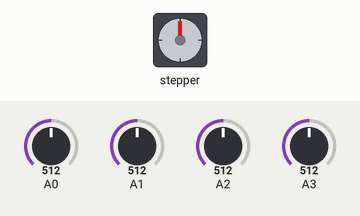
The sketch below on a simulated Arduino Uno, built with avr-gcc and run on an emulated ATmega328P. Parts: stepper motor. Wiring (inferred from the names in the program): stepper motor driver (200 steps per turn assumed): step pin 5; direction pin 4. Inputs (shaded band) come from the test bench; at power-on: A0 = 512, A1 = 512, A2 = 512, A3 = 512.

Above: at 0.05 s.
At 0.9 s:
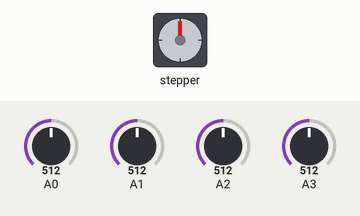
At 1.55 s:
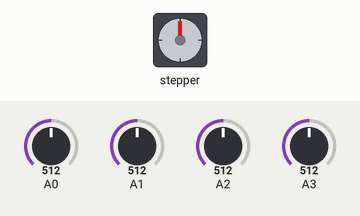
At 3.15 s:
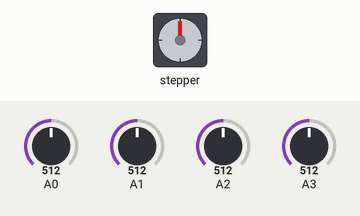
Timing chart, 0 to 7.4 s (numbered marks = the images above):
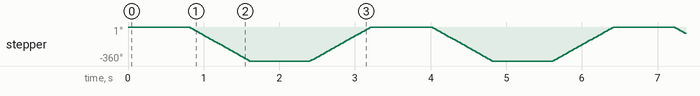

The sketch:

touch_motors.ino
```cpp
const int dirPin1 = 2;  // Direction
const int stepPin1 = 3; // Step
const int dirPin2 = 4;  // Direction
const int stepPin2 = 5; // Step


// Motor steps per rotation
const int STEPS_PER_REV = 200;

int thresholdValue=400;
void setup() {
  // put your setup code here, to run once:
   Serial.begin(9600);
   pinMode(stepPin1, OUTPUT);
   pinMode(dirPin2, OUTPUT);
   pinMode(stepPin2,OUTPUT);
   pinMode(dirPin2,OUTPUT);
}
void forward (){
 // Set motor direction clockwise
  digitalWrite(dirPin1,LOW);
  digitalWrite(dirPin2,LOW);

  // Spin motor one rotation slowly
  for(int x = 0; x < STEPS_PER_REV; x++) {
    digitalWrite(stepPin1,HIGH);
    delayMicroseconds(2000);
    digitalWrite(stepPin1,LOW);
    delayMicroseconds(2000);
  }
  for(int x = 0; x < STEPS_PER_REV; x++) {
    digitalWrite(stepPin2,HIGH);
    delayMicroseconds(2000);
    digitalWrite(stepPin2,LOW);
    delayMicroseconds(2000);
  }


  }

  void backward (){
  // Set motor direction clockwise
  digitalWrite(dirPin1,HIGH);
  digitalWrite(dirPin2,HIGH);

  // Spin motor one rotation slowly
  for(int x = 0; x < STEPS_PER_REV; x++) {
    digitalWrite(stepPin1,HIGH);
    delayMicroseconds(2000);
    digitalWrite(stepPin1,LOW);
    delayMicroseconds(2000);
  }
  for(int x = 0; x < STEPS_PER_REV; x++) {
    digitalWrite(stepPin2,HIGH);
    delayMicroseconds(2000);
    digitalWrite(stepPin2,LOW);
    delayMicroseconds(2000);
  }

  }

   void right (){
  // Set motor direction clockwise
  digitalWrite(dirPin1,HIGH);
  digitalWrite(dirPin2,LOW);

  // Spin motor one rotation slowly
  for(int x = 0; x < STEPS_PER_REV; x++) {
    digitalWrite(stepPin1,HIGH);
    delayMicroseconds(2000);
    digitalWrite(stepPin1,LOW);
    delayMicroseconds(2000);
  }
  for(int x = 0; x < STEPS_PER_REV; x++) {
    digitalWrite(stepPin2,HIGH);
    delayMicroseconds(2000);
    digitalWrite(stepPin2,LOW);
    delayMicroseconds(2000);
  }

  }

   void left (){
  // Set motor direction clockwise
  digitalWrite(dirPin1,LOW);
  digitalWrite(dirPin2,HIGH);

  // Spin motor one rotation slowly
  for(int x = 0; x < STEPS_PER_REV; x++) {
    digitalWrite(stepPin1,HIGH);
    delayMicroseconds(2000);
    digitalWrite(stepPin1,LOW);
    delayMicroseconds(2000);
  }
  for(int x = 0; x < STEPS_PER_REV; x++) {
    digitalWrite(stepPin2,HIGH);
    delayMicroseconds(2000);
    digitalWrite(stepPin2,LOW);
    delayMicroseconds(2000);
  }

  }


void loop() {
  // put your main code here, to run repeatedly:
int osos=analogRead(A0);
{forward();}

int sensorValue2=analogRead(A1);
{backward();}

int sensorValue3=analogRead(A2);
{right();}

int sensorValue4=analogRead(A3);
{left();}
}
```

Measured:
- by itself, stepper: turns 360° counter-clockwise in 0.80 s, then 360° clockwise in 0.80 s, repeating every 3.2 s
